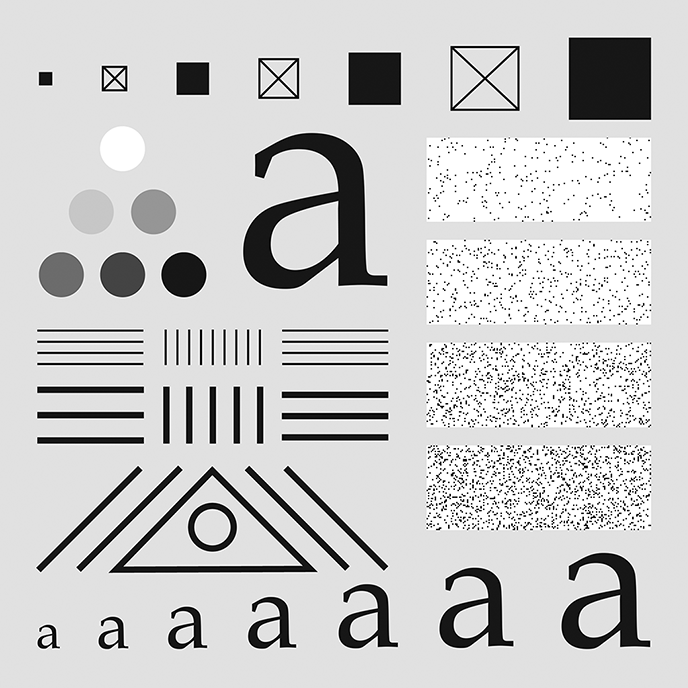
#> input picture Project/src/Sample_Code/Q4.tif, 688 x 688 px, found by its file name
$ python DIP_0716236.py
#> lines starting #> are read from the running program, lines starting #| are printed output that depends on the picture
#> further down, img is the input picture: shape (688, 688); min 0, max 255, mean 203.9
import cv2 as cv
import numpy as np
from matplotlib import pyplot as plt


def dft_2d(_img):
    # 2D DFT
    dft = cv.dft(np.float32(_img), flags=cv.DFT_COMPLEX_OUTPUT)
    dft_shift = np.fft.fftshift(dft)

    # calculate magnitude
    magnitude = cv.magnitude(dft_shift[:, :, 0], dft_shift[:, :, 1])

    # do intensity transformation on magnitude
    magnitude_spe = (255 / np.log(1+np.amax(magnitude)))*np.log(1+magnitude)
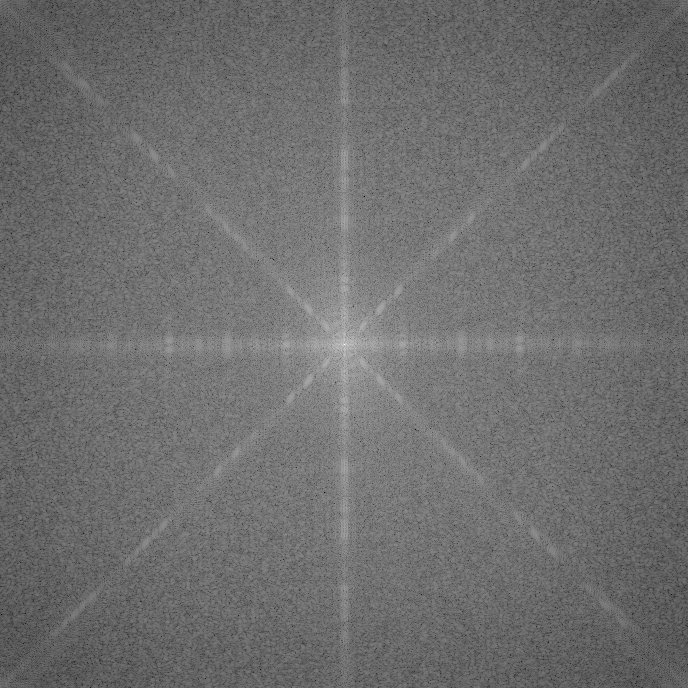
#> magnitude_spe: shape (688, 688) float32; min 34.53, max 255, mean 129.9; drawn with min black and max white
    magnitude_spectrum = (255 / (255**2.5)) * (magnitude_spe ** 2.5)
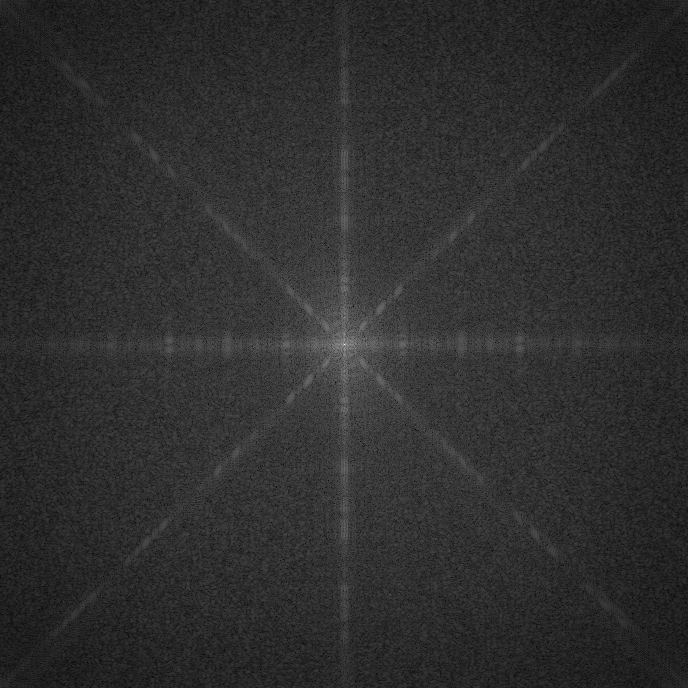
#> magnitude_spectrum: shape (688, 688) float32; min 1.72, max 255, mean 48.2; drawn with min black and max white

    # plot Input Image
    plt.subplot(121), plt.imshow(_img, cmap='gray')
    plt.title('Input Image'), plt.xticks([]), plt.yticks([])
    # plot Magnitude Spectrum
    plt.subplot(122), plt.imshow(magnitude_spectrum, cmap='gray')
    plt.title('Magnitude Spectrum'), plt.xticks([]), plt.yticks([])
    plt.show()
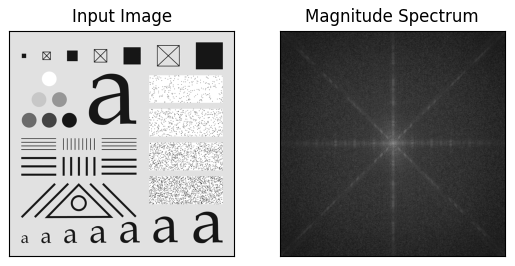
#> figure drawn by matplotlib, 2 panels


if __name__ == '__main__':

    # Load image
    img = cv.imread('Q4.tif', 0)

    # do DFT on img you loaded
    dft_2d(img)

$ run again, with Project/src/Sample_Code/Q1.tif copied over Project/src/Sample_Code/Q4.tif
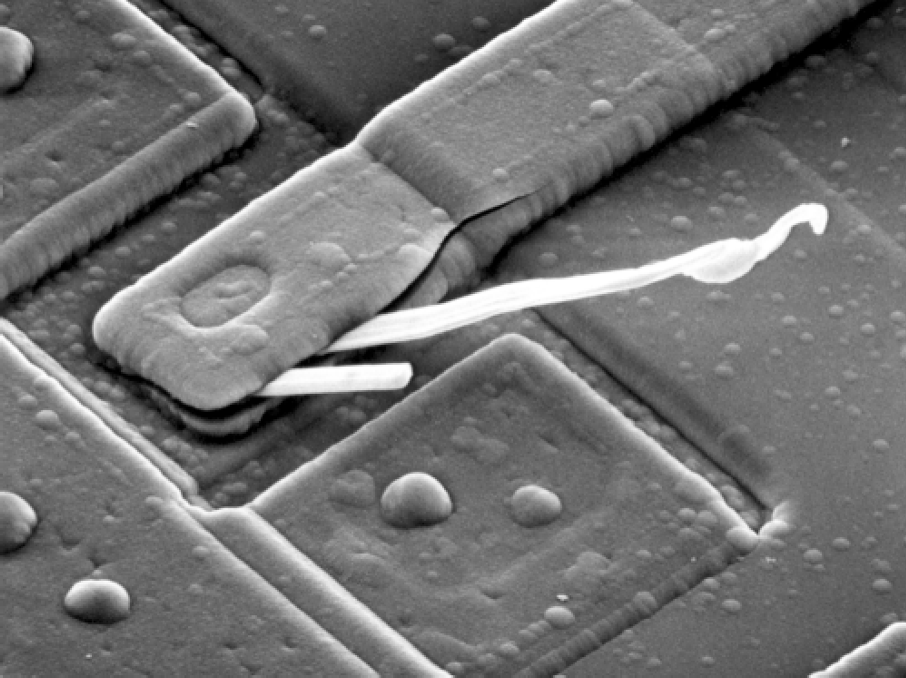
#> input picture Project/src/Sample_Code/Q1.tif, 906 x 678 px, found by its file name
#> img is the input picture: shape (678, 906); min 0, max 255, mean 112.6
#> in dft_2d, `magnitude_spectrum = (255 / (255**2.5)) * (magnitude_spe ** 2.5)`:
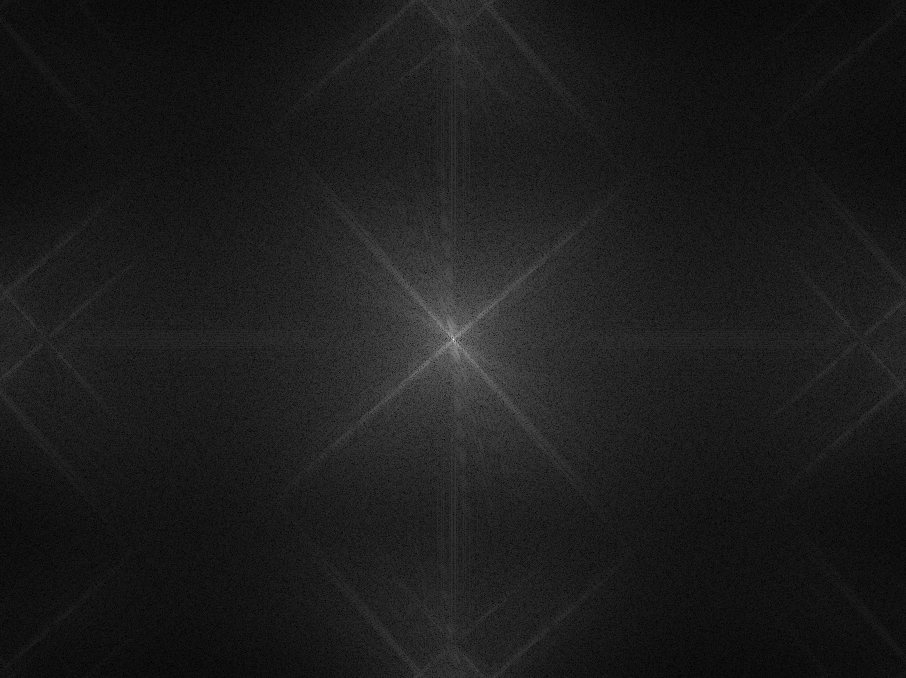
#> magnitude_spectrum: shape (678, 906) float32; min 8.04e-05, max 255, mean 28.6
#> in dft_2d, `plt.show()`:
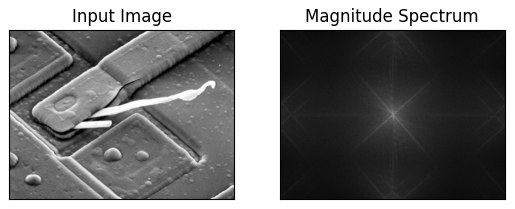
#> figure drawn by matplotlib, 2 panels

$ run again, with Project/src/Sample_Code/Q2.tif copied over Project/src/Sample_Code/Q4.tif
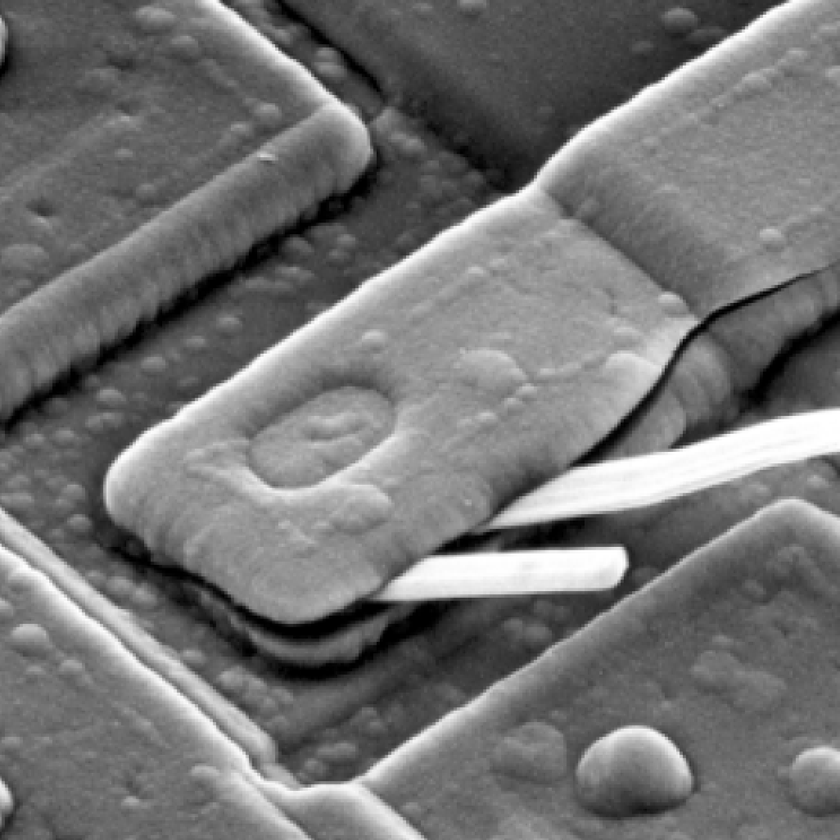
#> input picture Project/src/Sample_Code/Q2.tif, 840 x 840 px, shrunk from 1026 x 1026 before the run, found by its file name
#> img is the input picture: shape (840, 840); min 0, max 255, mean 115.6
#> in dft_2d, `magnitude_spectrum = (255 / (255**2.5)) * (magnitude_spe ** 2.5)`:
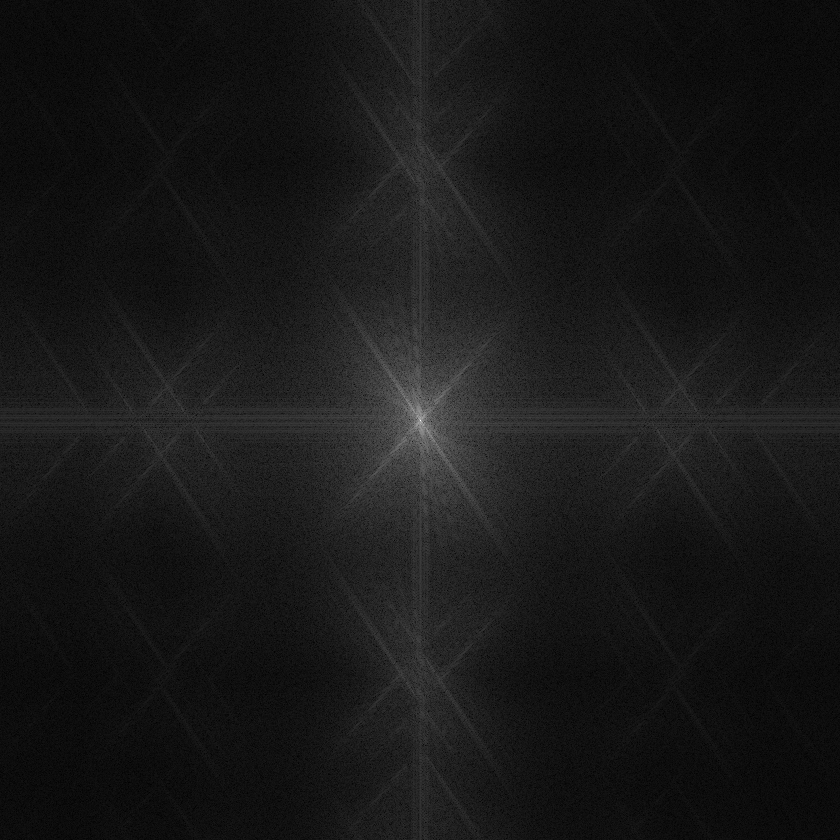
#> magnitude_spectrum: shape (840, 840) float32; min 0.0031, max 255, mean 24.5
#> in dft_2d, `plt.show()`:
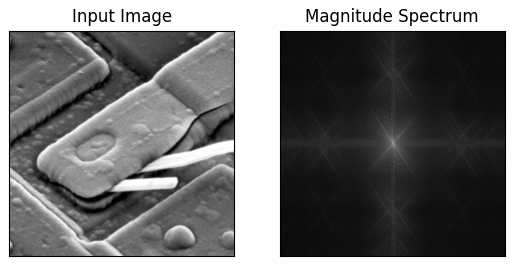
#> figure drawn by matplotlib, 2 panels

$ run again, with Project/src/Sample_Code/Q3.tif copied over Project/src/Sample_Code/Q4.tif
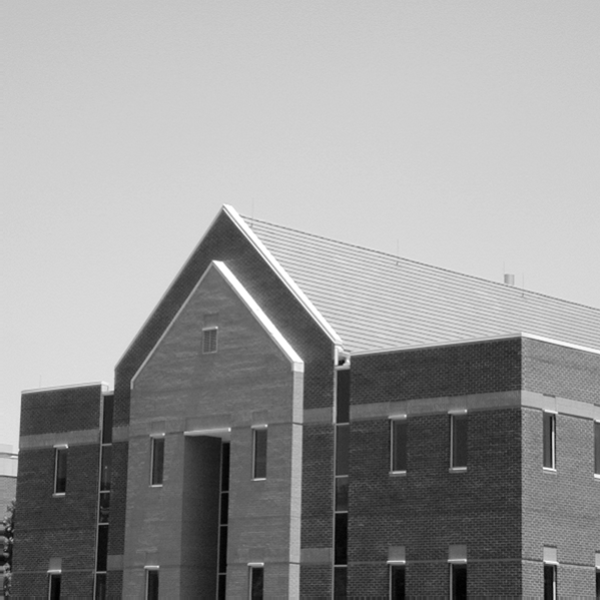
#> input picture Project/src/Sample_Code/Q3.tif, 600 x 600 px, found by its file name
#> img is the input picture: shape (600, 600); min 0, max 255, mean 152.8
#> in dft_2d, `magnitude_spectrum = (255 / (255**2.5)) * (magnitude_spe ** 2.5)`:
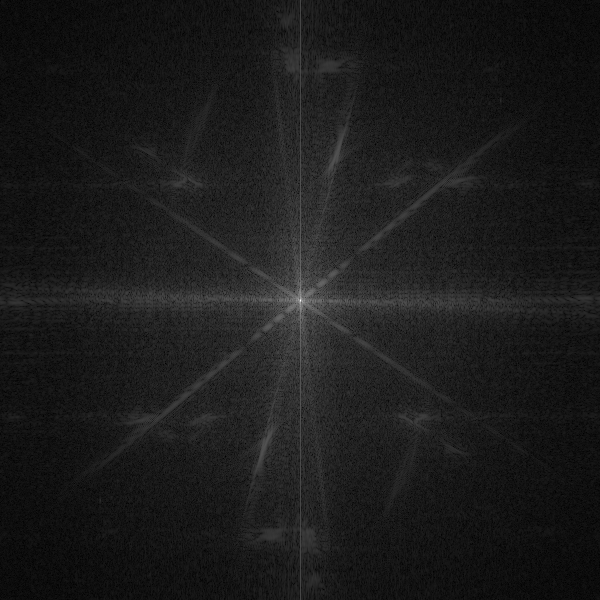
#> magnitude_spectrum: shape (600, 600) float32; min 0.0173, max 255, mean 27.7
#> in dft_2d, `plt.show()`:
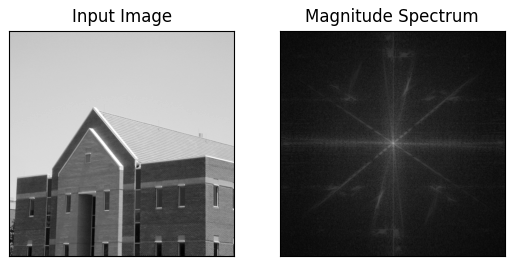
#> figure drawn by matplotlib, 2 panels
